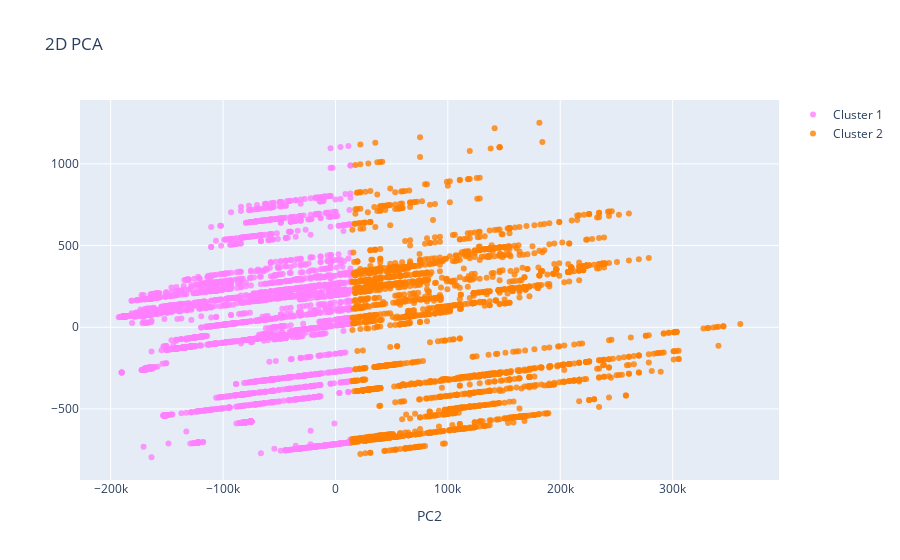
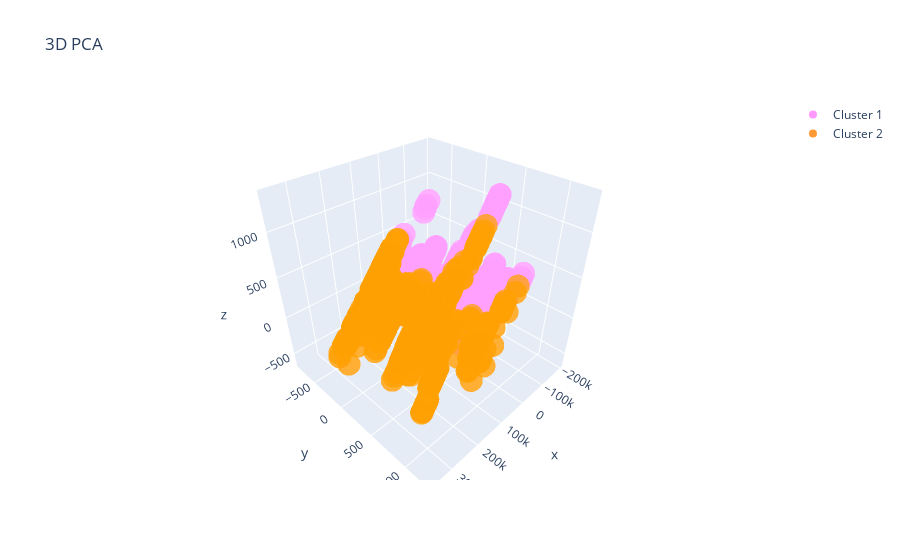

Write notebook code for charts like these, in order.
### Code cell
model_pca2d_visualize(model_kmeans, clusters_kmeans, convertedDataset_array)
model_pca3d_visualize(model_kmeans, clusters_kmeans, convertedDataset_array)

### Figure 1 — Plotly figure (JSON) as saved in the notebook; plotly's stock layout.template omitted (floating-point values rounded to 4 significant figures; data arrays with more than 128 entries replaced by an {"elided": "..."} marker saying what was removed)
{"data": [{"marker": {"color": "rgba(255, 128, 255, 0.8)"}, "mode": "markers", "name": "Cluster 1", "type": "scatter", "x": {"elided": "3245 float values"}, "y": {"elided": "3245 float values"}}, {"marker": {"color": "rgba(255, 128, 2, 0.8)"}, "mode": "markers", "name": "Cluster 2", "type": "scatter", "x": {"elided": "2330 float values"}, "y": {"elided": "2330 float values"}}], "layout": {"title": {"text": "2D PCA"}, "xaxis": {"ticklen": 5, "title": {"text": "PC2"}, "zeroline": false}, "yaxis": {"ticklen": 5, "title": {"text": ""}, "zeroline": false}}}

### Figure 2 — Plotly figure (JSON) as saved in the notebook; plotly's stock layout.template omitted (floating-point values rounded to 4 significant figures; data arrays with more than 128 entries replaced by an {"elided": "..."} marker saying what was removed)
{"data": [{"marker": {"color": "rgba(255, 128, 255, 0.8)"}, "mode": "markers", "name": "Cluster 1", "type": "scatter3d", "x": {"elided": "3245 float values"}, "y": {"elided": "3245 float values"}, "z": {"elided": "3245 float values"}}, {"marker": {"color": "rgba(255, 128, 2, 0.8)"}, "mode": "markers", "name": "Cluster 2", "type": "scatter3d", "x": {"elided": "2330 float values"}, "y": {"elided": "2330 float values"}, "z": {"elided": "2330 float values"}}], "layout": {"title": {"text": "3D PCA"}, "xaxis": {"ticklen": 5, "title": {"text": "PC3"}, "zeroline": false}, "yaxis": {"ticklen": 5, "title": {"text": ""}, "zeroline": false}}}
